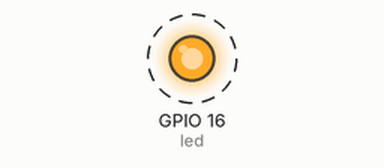
Simulated run of this program. Board: Raspberry Pi (BCM pin numbers). Shown: output pins drawn as LEDs (lit = HIGH). Dashed ring = blinking.

Above: at 0.5 s.
Timing chart, 0 to 4.6 s (numbered marks = the images above):
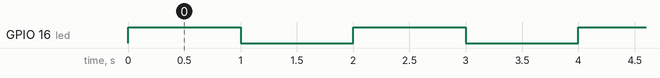

The program:

01_blinking_gpiozero.py
```python
'''
Programa que parpadea el pin 36 (GPIO16) en la raspberry pi 4. (conectar led externo con resistencia)
A nivel de aplicacion, utilizando libreria muy sencilla, gpiozero.
'''

from gpiozero import LED
from time import sleep

led = LED(16) # configurar led GPIO16 (pin fisico 36)

try:
	while True:
		led.on() # Encender led
		sleep(1)
		led.off() # Apagar led
		sleep(1)
except KeyboardInterrupt:
	print("Fin de blinking")
```

Measured:
- by itself, GPIO 16 (led): alternates HIGH for 1.0 s and LOW for 1.0 s
